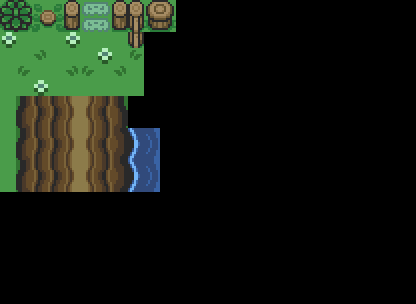

The image is a tile-based game level rendered from a .tmx file. Its description and complete source (layers, tilesets, objects, tile grids) follow:
An orthogonal 26x19 tile map with 16x16 px tiles, 1 tile layer (Tile Layer 1).

<map version="1.0" orientation="orthogonal" width="26" height="19" tilewidth="16" tileheight="16">
 <tileset firstgid="1" name="lttp" tilewidth="16" tileheight="16">
  <image source="game/lttp.gif" width="1024" height="512" />
 </tileset>
 <layer name="Tile Layer 1" width="26" height="19">
  <data encoding="csv">
3,4,662,663,66,193,194,66,66,1291,1292,0,0,0,0,0,0,0,0,0,0,0,0,0,0,0,
67,68,726,727,130,193,194,130,129,1355,1356,0,0,0,0,0,0,0,0,0,0,0,0,0,0,0,
65,2000,2000,2000,65,2000,2000,2000,129,0,0,0,0,0,0,0,0,0,0,0,0,0,0,0,0,0,
2000,2000,1,2000,2000,2000,65,2000,2,0,0,0,0,0,0,0,0,0,0,0,0,0,0,0,0,0,
2000,2,2000,2000,1,2,2000,1,2000,0,0,0,0,0,0,0,0,0,0,0,0,0,0,0,0,0,
2000,2000,65,2000,2000,2000,2000,2000,2000,0,0,0,0,0,0,0,0,0,0,0,0,0,0,0,0,0,
2000,835,836,836,837,1090,1091,1092,0,0,0,0,0,0,0,0,0,0,0,0,0,0,0,0,0,0,
2000,899,900,900,901,1154,1155,1156,0,0,0,0,0,0,0,0,0,0,0,0,0,0,0,0,0,0,
2000,835,836,836,837,1090,1091,1032,1033,1034,0,0,0,0,0,0,0,0,0,0,0,0,0,0,0,0,
2000,899,900,900,901,1154,1155,1096,1097,1098,0,0,0,0,0,0,0,0,0,0,0,0,0,0,0,0,
2000,835,836,836,837,1090,1091,1032,1033,1034,0,0,0,0,0,0,0,0,0,0,0,0,0,0,0,0,
2000,899,900,900,901,1154,1155,1096,1097,1098,0,0,0,0,0,0,0,0,0,0,0,0,0,0,0,0,
0,0,0,0,0,0,0,0,0,0,0,0,0,0,0,0,0,0,0,0,0,0,0,0,0,0,
0,0,0,0,0,0,0,0,0,0,0,0,0,0,0,0,0,0,0,0,0,0,0,0,0,0,
0,0,0,0,0,0,0,0,0,0,0,0,0,0,0,0,0,0,0,0,0,0,0,0,0,0,
0,0,0,0,0,0,0,0,0,0,0,0,0,0,0,0,0,0,0,0,0,0,0,0,0,0,
0,0,0,0,0,0,0,0,0,0,0,0,0,0,0,0,0,0,0,0,0,0,0,0,0,0,
0,0,0,0,0,0,0,0,0,0,0,0,0,0,0,0,0,0,0,0,0,0,0,0,0,0,
0,0,0,0,0,0,0,0,0,0,0,0,0,0,0,0,0,0,0,0,0,0,0,0,0,0
</data>
 </layer>
</map>